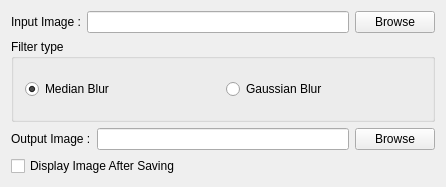
<?xml version="1.0" encoding="UTF-8"?>
<ui version="4.0">
 <class>MainWindow</class>
 <widget class="QMainWindow" name="MainWindow">
  <property name="geometry">
   <rect>
    <x>0</x>
    <y>0</y>
    <width>446</width>
    <height>187</height>
   </rect>
  </property>
  <property name="windowTitle">
   <string>Hello_Qt_OpenCV</string>
  </property>
  <widget class="QWidget" name="centralWidget">
   <layout class="QVBoxLayout" name="verticalLayout">
    <item>
     <layout class="QHBoxLayout" name="topHorizontalLayout">
      <item>
       <widget class="QLabel" name="inputLabel">
        <property name="text">
         <string>Input Image :</string>
        </property>
       </widget>
      </item>
      <item>
       <widget class="QLineEdit" name="inputLineEdit"/>
      </item>
      <item>
       <widget class="QPushButton" name="inputPushButton">
        <property name="text">
         <string>Browse</string>
        </property>
       </widget>
      </item>
     </layout>
    </item>
    <item>
     <widget class="QGroupBox" name="filterTypeGroupBox">
      <property name="title">
       <string>Filter type</string>
      </property>
      <layout class="QHBoxLayout" name="horizontalLayout_2">
       <item>
        <widget class="QRadioButton" name="medianBlurRadioButton">
         <property name="text">
          <string>Median Blur</string>
         </property>
         <property name="checked">
          <bool>true</bool>
         </property>
        </widget>
       </item>
       <item>
        <widget class="QRadioButton" name="gaussianBlurRadioButton">
         <property name="text">
          <string>Gaussian Blur</string>
         </property>
        </widget>
       </item>
      </layout>
     </widget>
    </item>
    <item>
     <layout class="QHBoxLayout" name="bottomHorizontalLayout">
      <item>
       <widget class="QLabel" name="outputLabel">
        <property name="text">
         <string>Output Image :</string>
        </property>
       </widget>
      </item>
      <item>
       <widget class="QLineEdit" name="outputLineEdit"/>
      </item>
      <item>
       <widget class="QPushButton" name="outputPushButton">
        <property name="text">
         <string>Browse</string>
        </property>
       </widget>
      </item>
     </layout>
    </item>
    <item>
     <widget class="QCheckBox" name="displayImageCheckBox">
      <property name="text">
       <string>Display Image After Saving</string>
      </property>
     </widget>
    </item>
   </layout>
  </widget>
 </widget>
 <layoutdefault spacing="6" margin="11"/>
 <resources/>
 <connections/>
</ui>
